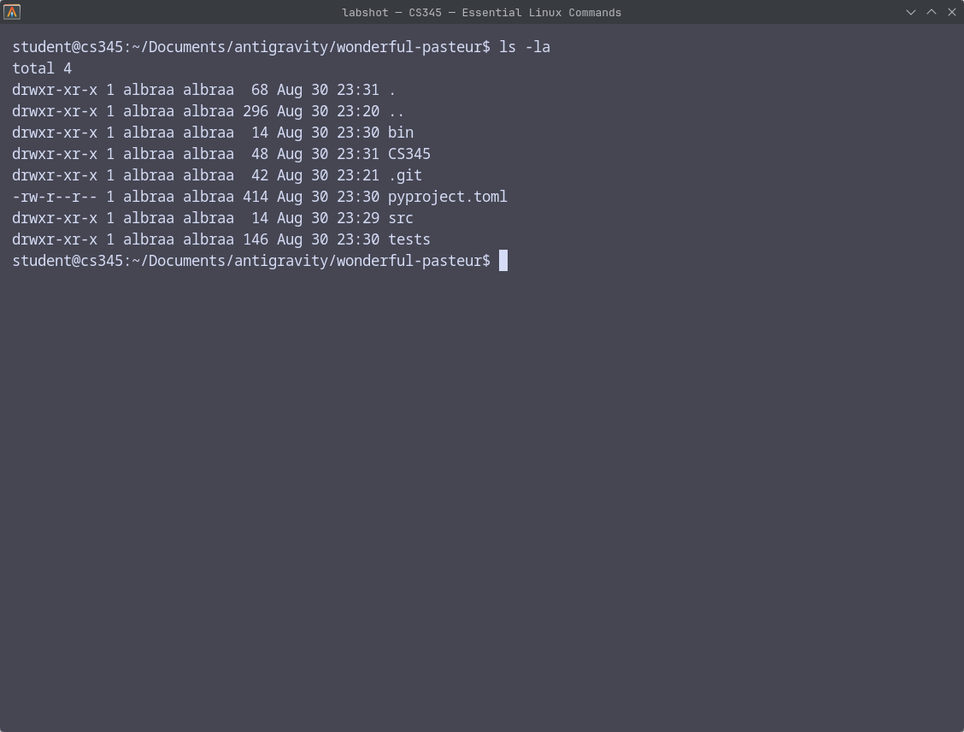
#> input picture CS345/Essential-Linux-Commands/submission/q1.png, 964 x 732 px, shrunk from 1128 x 856 before the run
$ python -i screenshot.py   (imports and definitions only)
#> lines starting #> are read from the running program, lines starting #| are printed output that depends on the picture
"""Native screenshot capture engine for Wayland and X11 display servers."""

import os
import shutil
import subprocess
import time
from abc import ABC, abstractmethod
from pathlib import Path
from typing import Any, List, Optional, Tuple


class ScreenshotError(Exception):
    """Raised when screenshot capture fails."""
    pass


class ScreenshotBackend(ABC):
    """Abstract interface for native desktop screenshot capture backends."""

    @abstractmethod
    def name(self) -> str:
        pass

    @abstractmethod
    def is_available(self) -> bool:
        pass

    # [4 lines left out: function capture_window, not called in this run]


class SpectacleBackend(ScreenshotBackend):
    """KDE Spectacle screenshot backend (KDE Plasma on Wayland & X11)."""

    def name(self) -> str:
        return "Spectacle (KDE Native Active Window)"

    def is_available(self) -> bool:
        return shutil.which("spectacle") is not None

    # [19 lines left out: function capture_window, not called in this run]


class GrimWindowBackend(ScreenshotBackend):
    """Grim backend for Wayland with window geometry bounding box."""

    def name(self) -> str:
        return "Grim (Wayland Window Region)"

    def is_available(self) -> bool:
        return shutil.which("grim") is not None

    # [15 lines left out: function capture_window, not called in this run]


class MaimWindowBackend(ScreenshotBackend):
    """Maim backend for X11 targeting specific Window ID."""

    def name(self) -> str:
        return "Maim (X11 Window ID)"

    def is_available(self) -> bool:
        return shutil.which("maim") is not None and (os.environ.get("DISPLAY") is not None)

    # [20 lines left out: function capture_window, not called in this run]


class ImageMagickImportBackend(ScreenshotBackend):
    """ImageMagick `import` backend for X11 targeting specific Window ID."""

    def name(self) -> str:
        return "ImageMagick Import (X11 Window ID)"

    def is_available(self) -> bool:
        return shutil.which("import") is not None and (os.environ.get("DISPLAY") is not None)

    # [22 lines left out: function capture_window, not called in this run]


class ScrotFocusedBackend(ScreenshotBackend):
    """Scrot backend capturing exclusively the focused active window."""

    def name(self) -> str:
        return "Scrot (X11 Focused Window)"

    def is_available(self) -> bool:
        return shutil.which("scrot") is not None and (os.environ.get("DISPLAY") is not None)

    # [22 lines left out: functions capture_window, verify_png_file, not called in this run]


class ScreenshotManager:
    """Detects available screenshot engines and performs verified window captures."""

def smart_trim_screenshot(img_path: Path, padding_bottom: int = 26, min_height: int = 140) -> None:
    """Smart content-aware vertical trimming: remove empty terminal bottom background space."""
#> called with padding_bottom = 26, min_height = 140
    try:
        from PIL import Image
        img = Image.open(img_path).convert("RGB")
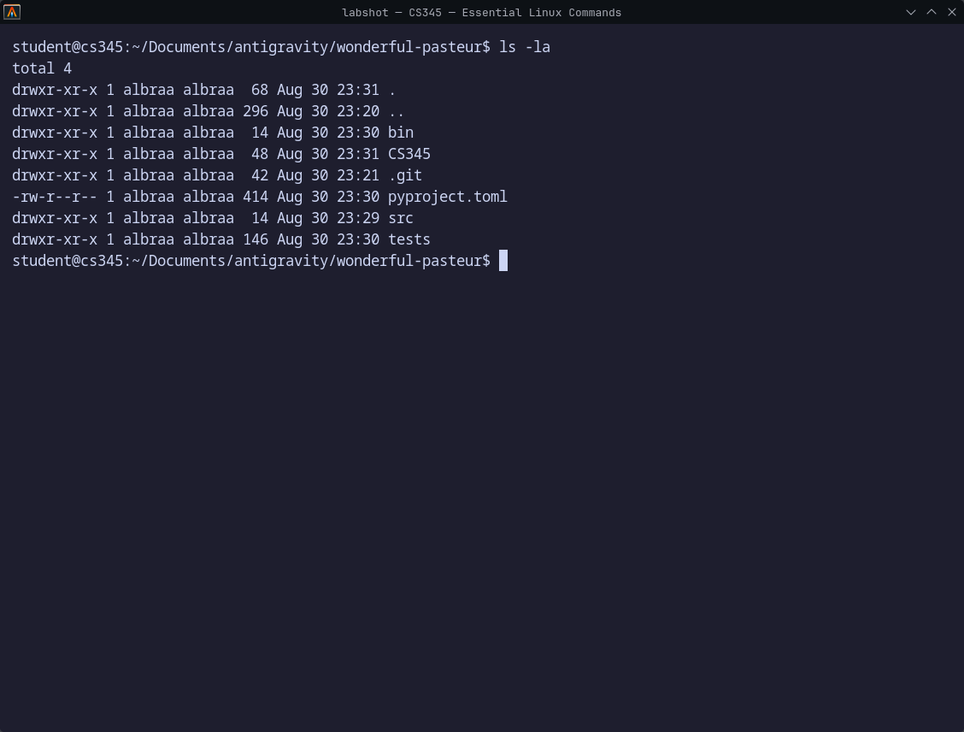
#> img: PIL image 964x732 RGB; mean R, G, B 32.4, 32.7, 48.5
        w, h = img.size
#> w = 964; h = 732
        if h <= min_height:
            return

        # Sample background color near bottom-left corner
        bg_r, bg_g, bg_b = img.getpixel((20, h - 20))
#> bg_r = 30; bg_g = 30; bg_b = 46
        pixels = img.load()
        last_content_y = 0

        # Scan rows from bottom to top (exclude rightmost 25px scrollbar area)
        scan_width = max(10, w - 25)
#> scan_width = 939
        for y in range(h - 1, 0, -1):
            row_has_text = False
            for x in range(10, scan_width, 2):
                r, g, b = pixels[x, y]
                diff = abs(r - bg_r) + abs(g - bg_g) + abs(b - bg_b)
                if diff > 35:
                    row_has_text = True
                    break
            if row_has_text:
                last_content_y = y
                break

        if last_content_y > 0:
            crop_h = min(h, last_content_y + padding_bottom)
#> crop_h = 297
            crop_h = max(min_height, crop_h)
            if crop_h < h - 20:  # Only crop if substantial empty space was cut
                cropped = img.crop((0, 0, w, crop_h))
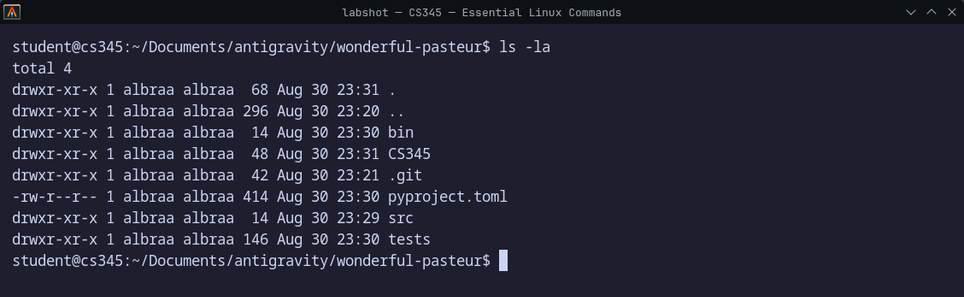
#> cropped: PIL image 964x297 RGB; mean R, G, B 36, 36.7, 52.3
                cropped.save(img_path, "PNG", optimize=True)
    except Exception:
        pass


class ScreenshotManager:
    """Orchestrates screenshot backends with auto-detection and fallbacks."""

    # [23 lines left out: functions __init__, _select_backend, not called in this run]

    def get_backend_name(self) -> str:
        return self.active_backend.name() if self.active_backend else "None (No tool found)"

    # [43 lines left out: function capture, not called in this run]

>>> result = smart_trim_screenshot('../../CS345/Essential-Linux-Commands/submission/q1.png')
